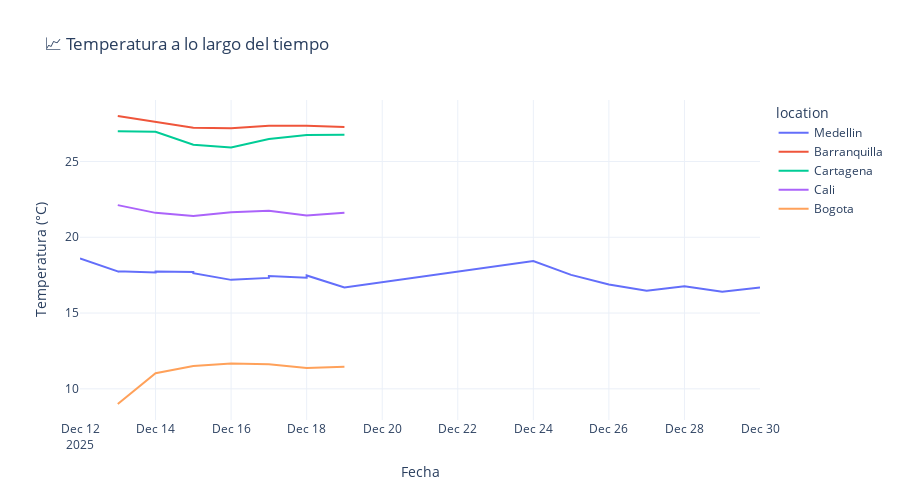

Notebook cell for this chart:
### Code cell
# Gráfico interactivo de temperatura
fig = px.line(df.sort_values('timestamp'), 
              x='timestamp', 
              y='temperature_C', 
              color='location',
              title='📈 Temperatura a lo largo del tiempo',
              labels={'temperature_C': 'Temperatura (°C)', 'timestamp': 'Fecha'},
              template='plotly_white')

fig.update_layout(height=500, hovermode='x unified')
fig.show()

### Figure 1 — Plotly figure (JSON) as saved in the notebook; plotly's stock layout.template omitted (floating-point values rounded to 4 significant figures)
{"data": [{"hovertemplate": "location=Medellin<br>Fecha=%{x}<br>Temperatura (°C)=%{y}<extra></extra>", "legendgroup": "Medellin", "line": {"color": "#636efa", "dash": "solid"}, "marker": {"symbol": "circle"}, "mode": "lines", "name": "Medellin", "orientation": "v", "showlegend": true, "type": "scatter", "x": ["2025-12-12T00:00:00", "2025-12-13T00:00:00", "2025-12-13T00:00:00", "2025-12-14T00:00:00", "2025-12-14T00:00:00", "2025-12-15T00:00:00", "2025-12-15T00:00:00", "2025-12-16T00:00:00", "2025-12-16T00:00:00", "2025-12-17T00:00:00", "2025-12-17T00:00:00", "2025-12-18T00:00:00", "2025-12-18T00:00:00", "2025-12-19T00:00:00", "2025-12-24T00:00:00", "2025-12-25T00:00:00", "2025-12-26T00:00:00", "2025-12-27T00:00:00", "2025-12-28T00:00:00", "2025-12-29T00:00:00", "2025-12-30T00:00:00"], "xaxis": "x", "y": [18.6, 17.75, 17.76, 17.68, 17.74, 17.71, 17.63, 17.19, 17.19, 17.32, 17.44, 17.33, 17.48, 16.69, 18.43, 17.52, 16.89, 16.48, 16.77, 16.41, 16.68], "yaxis": "y"}, {"hovertemplate": "location=Barranquilla<br>Fecha=%{x}<br>Temperatura (°C)=%{y}<extra></extra>", "legendgroup": "Barranquilla", "line": {"color": "#EF553B", "dash": "solid"}, "marker": {"symbol": "circle"}, "mode": "lines", "name": "Barranquilla", "orientation": "v", "showlegend": true, "type": "scatter", "x": ["2025-12-13T00:00:00", "2025-12-14T00:00:00", "2025-12-15T00:00:00", "2025-12-16T00:00:00", "2025-12-17T00:00:00", "2025-12-18T00:00:00", "2025-12-19T00:00:00"], "xaxis": "x", "y": [28.0, 27.63, 27.22, 27.19, 27.36, 27.35, 27.28], "yaxis": "y"}, {"hovertemplate": "location=Cartagena<br>Fecha=%{x}<br>Temperatura (°C)=%{y}<extra></extra>", "legendgroup": "Cartagena", "line": {"color": "#00cc96", "dash": "solid"}, "marker": {"symbol": "circle"}, "mode": "lines", "name": "Cartagena", "orientation": "v", "showlegend": true, "type": "scatter", "x": ["2025-12-13T00:00:00", "2025-12-14T00:00:00", "2025-12-15T00:00:00", "2025-12-16T00:00:00", "2025-12-17T00:00:00", "2025-12-18T00:00:00", "2025-12-19T00:00:00"], "xaxis": "x", "y": [27.0, 26.96, 26.1, 25.92, 26.48, 26.75, 26.77], "yaxis": "y"}, {"hovertemplate": "location=Cali<br>Fecha=%{x}<br>Temperatura (°C)=%{y}<extra></extra>", "legendgroup": "Cali", "line": {"color": "#ab63fa", "dash": "solid"}, "marker": {"symbol": "circle"}, "mode": "lines", "name": "Cali", "orientation": "v", "showlegend": true, "type": "scatter", "x": ["2025-12-13T00:00:00", "2025-12-13T00:00:00", "2025-12-14T00:00:00", "2025-12-14T00:00:00", "2025-12-15T00:00:00", "2025-12-15T00:00:00", "2025-12-16T00:00:00", "2025-12-16T00:00:00", "2025-12-17T00:00:00", "2025-12-17T00:00:00", "2025-12-18T00:00:00", "2025-12-18T00:00:00", "2025-12-19T00:00:00", "2025-12-19T00:00:00"], "xaxis": "x", "y": [22.12, 22.12, 21.61, 21.61, 21.41, 21.41, 21.65, 21.65, 21.75, 21.75, 21.43, 21.43, 21.61, 21.61], "yaxis": "y"}, {"hovertemplate": "location=Bogota<br>Fecha=%{x}<br>Temperatura (°C)=%{y}<extra></extra>", "legendgroup": "Bogota", "line": {"color": "#FFA15A", "dash": "solid"}, "marker": {"symbol": "circle"}, "mode": "lines", "name": "Bogota", "orientation": "v", "showlegend": true, "type": "scatter", "x": ["2025-12-13T00:00:00", "2025-12-14T00:00:00", "2025-12-15T00:00:00", "2025-12-16T00:00:00", "2025-12-17T00:00:00", "2025-12-18T00:00:00", "2025-12-19T00:00:00"], "xaxis": "x", "y": [9.0, 11.03, 11.51, 11.67, 11.63, 11.38, 11.46], "yaxis": "y"}], "layout": {"height": 500, "hovermode": "x unified", "legend": {"title": {"text": "location"}, "tracegroupgap": 0}, "title": {"text": "📈 Temperatura a lo largo del tiempo"}, "xaxis": {"anchor": "y", "domain": [0, 1], "title": {"text": "Fecha"}}, "yaxis": {"anchor": "x", "domain": [0, 1], "title": {"text": "Temperatura (°C)"}}}}
